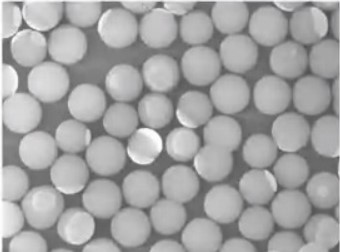
#> input picture Imagenes/img1.jpg, 340 x 252 px
$ python main.py
#> lines starting #> are read from the running program, lines starting #| are printed output that depends on the picture
import cv2
from pathlib import Path

current_directory = Path(__file__).resolve().parent
path = f"{current_directory}/Imagenes/img1.jpg"
path2 = f"{current_directory}/Imagenes/img2.jpg"
path3 = f"{current_directory}/Imagenes/result.jpg"
# Carga las imágenes
img1 = cv2.imread(path)
#> img1 is the input picture: shape (252, 340, 3); mean B, G, R 164.3, 164.2, 164.2
img2 = cv2.imread(path2)
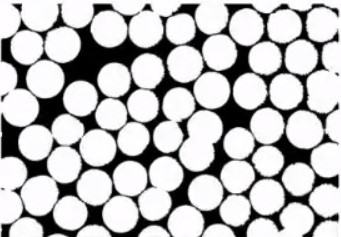
#> input picture Imagenes/img2.jpg, 341 x 237 px
#> img2 is the input picture: shape (237, 341, 3); mean B, G, R 188.8, 188.1, 188.4

# Redimensiona las imágenes para que tengan las mismas dimensiones
img1 = cv2.resize(img1, (500, 500))
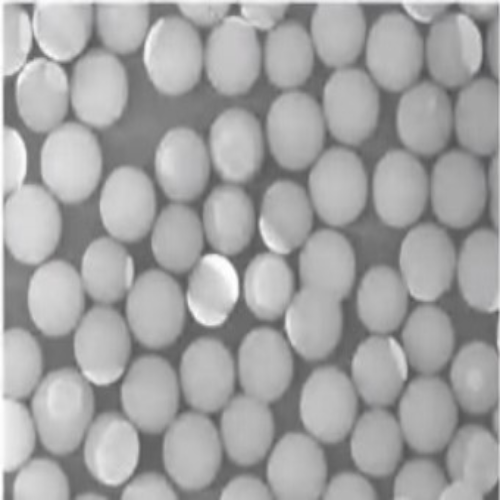
#> img1: shape (500, 500, 3); mean B, G, R 164.2, 164.1, 164.1
img2 = cv2.resize(img2, (500, 500))
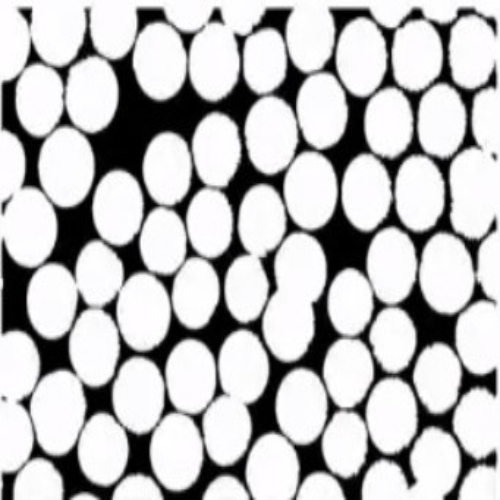
#> img2: shape (500, 500, 3); mean B, G, R 188.7, 188, 188.3

# Realiza la operación lógica "AND" para superponer las imágenes
result = cv2.bitwise_and(img2, img1)
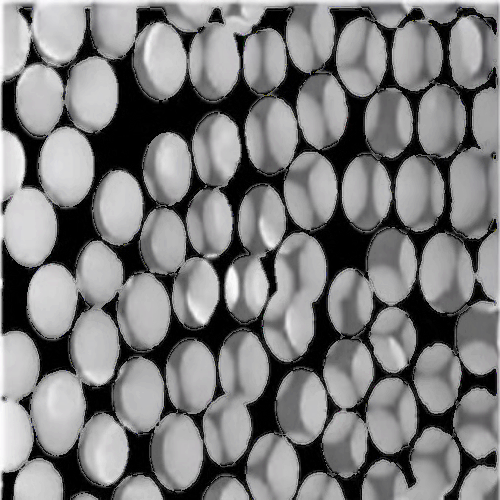
#> result: shape (500, 500, 3); mean B, G, R 124.5, 124, 124.2
cv2.imshow("Imagen1", img1)
cv2.imshow("Imagen2", img2)
# Muestra y guarda la imagen resultante
cv2.imshow("Result", result)
cv2.imwrite(path3, result)
cv2.waitKey(0)
cv2.destroyAllWindows()
